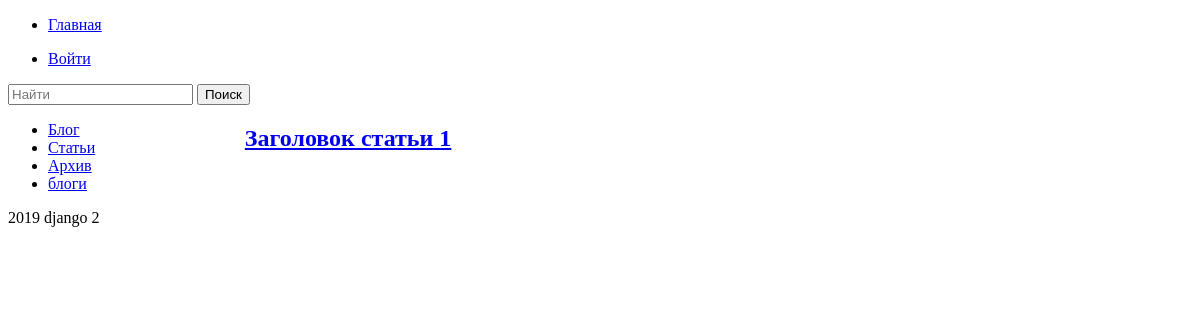
The page /blog/ on the database as committed earlier.
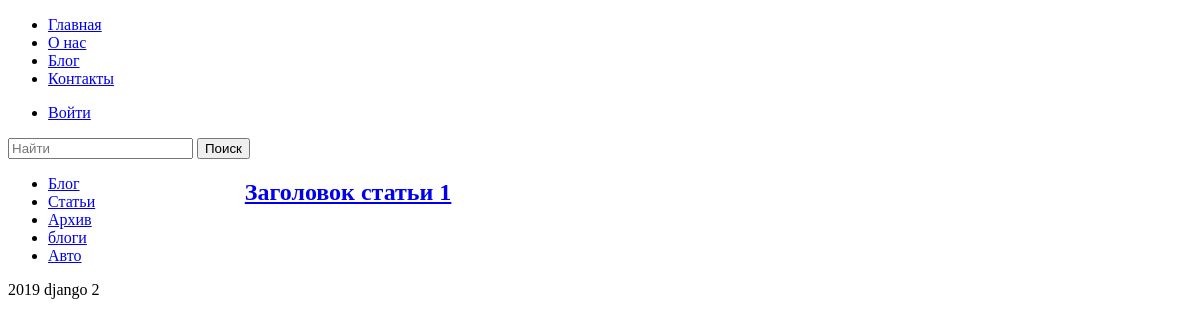
The same page on the database as committed later.
### menu/models.py (models this page shows, shortened)
class MenuItem(MPTTModel):
    name = models.CharField("Название на лат.", max_length=100)
    title = models.CharField("Название пункта на сайте", max_length=100)
    parent = TreeForeignKey(
        'self',
        verbose_name="Род. пункт меню",
        on_delete=models.SET_NULL,
        null=True,
        blank=True,
        related_name='children'
    )
    menu = models.ForeignKey(Menu, verbose_name="Меню", on_delete=models.CASCADE)
    status = models.BooleanField("Отображение", default=False)
    is_auth = models.BooleanField("Только для залогиненых", default=False)
    url = models.CharField("Ссылка на внешний ресурс", max_length=100, null=True, blank=True)
    anchor = models.CharField("Якорь", max_length=255, null=True, blank=True)
    limit = models.Q(app_label="blog", model="post") | \
            models.Q(app_label="blog", model="category") | \
            models.Q(app_label="feedback", model="feedbackmodel") | \
            models.Q(app_label="pages", model="pages")
    content_type = models.ForeignKey(
        ContentType,
        limit_choices_to=limit,
        verbose_name="Ссылка на: ",
        on_delete=models.CASCADE,
        null=True,
        blank=True,)
    object_id = models.PositiveIntegerField(verbose_name='ID записи', default=1, null=True)
    content_object = GenericForeignKey('content_type', 'object_id')
    content_object.short_description = 'ID'
    class Meta:
        verbose_name = "Пункт меню"
        verbose_name_plural = "Пункты меню"

### blog/models.py (models this page shows, shortened)
class Category(MPTTModel):
    name = models.CharField("Название", max_length=150)
    slug = models.SlugField("url", max_length=160)
    active = models.BooleanField("Опубликовать", default=True)
    parent = TreeForeignKey('self', on_delete=models.SET_NULL, null=True, blank=True, related_name='children')
    template = models.CharField("Шаблон", max_length=500, default="blog/post-list.html")
    def get_absolute_url(self):
        return reverse("post_list_category", kwargs={"category": self.slug})
    class Meta:
        verbose_name = "Категория"
        verbose_name_plural = "Категории"

class Post(models.Model):
    title = models.CharField("Заголовок", max_length=150)
    sub_title = models.CharField("Под заголовок", max_length=150)
    mini_text = models.TextField("Превью статьи", max_length=500)
    text = models.TextField("Статья")
    created = models.DateTimeField("Дата создания", auto_now_add=True)
    publish_date = models.DateTimeField("Дата публикации", default=timezone.now)
    active = models.BooleanField("Опубликовать", default=True)
    sort = models.PositiveIntegerField("Порядок", default=0, unique=True)
    view = models.PositiveIntegerField("Просмотры", default=0)
    tags = models.ManyToManyField(Tag, verbose_name="Теги")
    category = models.ForeignKey(Category, verbose_name="Категория", on_delete=models.SET_NULL, null=True)
    slug = models.SlugField("url", max_length=160, unique=True, null=True)
    def get_absolute_url(self):
        return reverse("post_detail", kwargs={"category": self.category.slug, "slug": self.slug})
    class Meta:
        verbose_name = "Статья"
        verbose_name_plural = "Статьи"
        ordering = ["-created"]

### blog/views.py (the view)
# urls.py: path('', PostCategory.as_view()),
class PostCategory(ListView):
    model = Post
    template_name = "blog/post-list.html"
    context_object_name = "post_list"
    def get_queryset(self):
        if self.kwargs.get("category") is not None:
            posts = Post.objects.filter(category__slug=self.kwargs.get("category"), category__active=True)
            if posts.exists():
                self.template_name = posts.first().category.template
            else:
                raise Http404
        else:
            posts = Post.objects.filter(category__active=True)
        if not posts.exists():
            raise Http404
        return posts

### blog/context_processors.py (called while the page is built)
def category_list(request):
    return {"list_category": Category.objects.all()}

### blog/templatetags/blog_tags.py (called while the page is built)
@register.inclusion_tag('blog/tags/category.html')
def category_list(publish=True):
    category = Category.objects.filter(active=publish)
    return {"category_list": category}

### feedback/models.py (called while the page is built)
    def get_absolute_url(self):
        return reverse("feedback")

### menu/templatetags/menu_tags.py (called while the page is built)
@register.inclusion_tag('menu/tags/menu-item-tag.html', takes_context=True)
def menu(context, get_menu):
    return {
        "items": MenuItem.objects.filter(
            menu__name=get_menu,
            parent__isnull=True
        ),
    }

### pages/models.py (called while the page is built)
    def get_absolute_url(self):
        if self.slug:
            return reverse("page", kwargs={"slug": self.slug})
        else:
            return reverse("page")

### templates/blog/post-list.html
{% extends 'blog/base.html' %}
{% block post %}
    {% for post in post_list %}
        <h2><a href="{{ post.get_absolute_url }}">{{ post.title }}</a></h2>
    {% endfor %}
{% endblock post %}

### templates/menu/tags/menu-item-tag.html
<ul class="">
    {% for item in items %}
    {% if item.url %}
    <li class="">
        <a class="" href="{{ item.url }}">{{ item.title }}</a>
    </li>
    {% elif item.anchor %}
    <li class="">
        <a class="" href="{{ item.get_anchor }}">{{ item.title }}</a>
    </li>
    {% else %}
    <li class="">
        <a class="" href="{{ item.content_object.get_absolute_url }}">{{ item.title }}</a>
    </li>
    {% endif %}
    {% endfor %}
</ul>

### templates/blog/tags/category.html
<ul>
    {% for category in category_list %}
        <li><a href="{{ category.get_absolute_url }}">{{ category.name }}</a></li>
    {% endfor %}
</ul>

Rows that differ between the two databases and show on the page:
added MenuItem: title "О нас"
added MenuItem: title "Блог"
added MenuItem: title "Контакты"
added Category: name "Авто"
